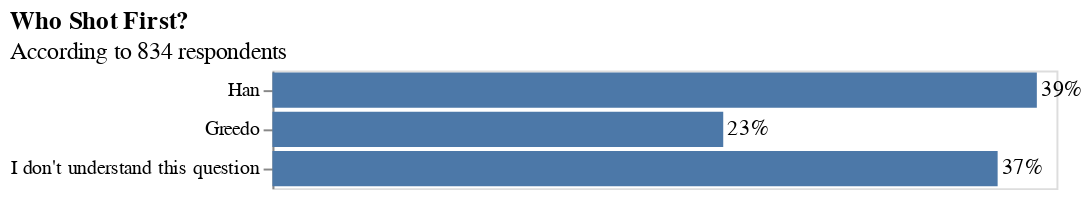

The notebook cell saved with this chart:
### Code cell
# Step 4: Create the horizontal bar chart with percentages
bar_graph2 = (
    alt.Chart(df_percentage)
    .mark_bar()
    .encode(
        y=alt.Y(
            "shot_first_label:N",
            title=None,
            sort=["Han", "Greedo", "I don't understand this question"],

        ),
        x=alt.X("percentage:Q", axis=None),
        text=alt.Text('percentage:Q', format='.0%'),
        tooltip=[
            alt.Tooltip("shot_first_label:N", title="Shot First"),
            alt.Tooltip("percentage:Q", title="% Percentage"),
        ],
    )
    .properties(
         title={
            "text": "Who Shot First?",
            "subtitle": "According to 834 respondents",
            "anchor": "start",
        }
    )
)

bar_graph2 = bar_graph2 + bar_graph2.mark_text(align='left', dx=2)
bar_graph2

### Figure 1 — Vega-Lite specification as saved in the notebook (floating-point values rounded to 4 significant figures)
{"config": {"view": {"continuousWidth": 400, "continuousHeight": 300}}, "layer": [{"mark": "bar", "encoding": {"text": {"field": "percentage", "format": ".0%", "type": "quantitative"}, "tooltip": [{"field": "shot_first_label", "title": "Shot First", "type": "nominal"}, {"field": "percentage", "title": "% Percentage", "type": "quantitative"}], "x": {"axis": null, "field": "percentage", "type": "quantitative"}, "y": {"field": "shot_first_label", "sort": ["Han", "Greedo", "I don't understand this question"], "title": null, "type": "nominal"}}, "title": {"text": "Who Shot First?", "subtitle": "According to 834 respondents", "anchor": "start"}}, {"mark": {"type": "text", "align": "left", "dx": 2}, "encoding": {"text": {"field": "percentage", "format": ".0%", "type": "quantitative"}, "tooltip": [{"field": "shot_first_label", "title": "Shot First", "type": "nominal"}, {"field": "percentage", "title": "% Percentage", "type": "quantitative"}], "x": {"axis": null, "field": "percentage", "type": "quantitative"}, "y": {"field": "shot_first_label", "sort": ["Han", "Greedo", "I don't understand this question"], "title": null, "type": "nominal"}}, "title": {"text": "Who Shot First?", "subtitle": "According to 834 respondents", "anchor": "start"}}], "data": {"name": "data-e2767873ef0baedab4d527b6caac8f86"}, "$schema": "https://vega.github.io/schema/vega-lite/v4.17.0.json", "datasets": {"data-e2767873ef0baedab4d527b6caac8f86": [{"shot_first_label": "Greedo", "percentage": 0.23}, {"shot_first_label": "Han", "percentage": 0.39}, {"shot_first_label": "I don't understand this question", "percentage": 0.37}]}}
